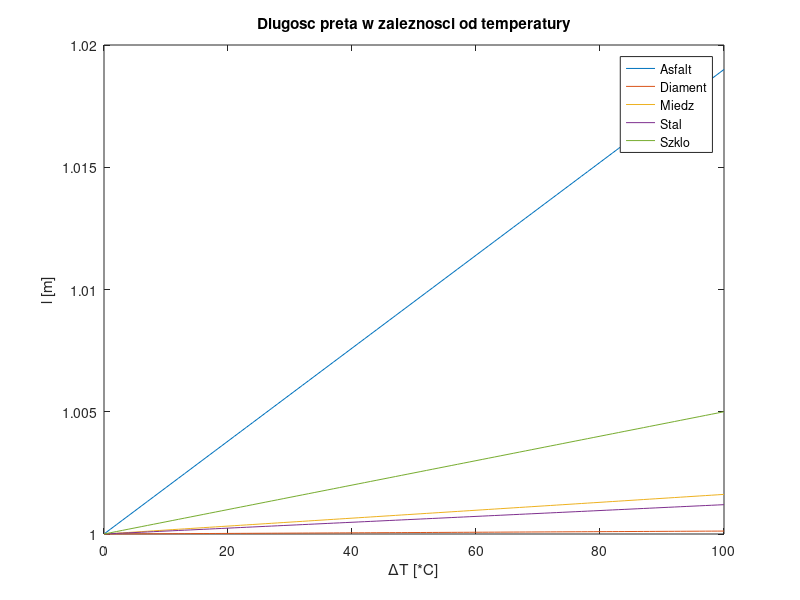

Here is the MATLAB script that generated this plot:
% Tomasz Targiel
% Lista 10
% Zadanie 1

% Program tworzy wykres zmiany dlugosci preta wykonanego z jednego z 5
% materialow w temperaturach od 0 do 100 st. Celsjusza

clear;
clc;

% Wspolczynniki rozszerzalnosci liniowej
a_a = 1.9 * 10 ^ (-4); % Asfalt
a_d = 0.012 * 10 ^ (-4); % Diament
a_m = 0.162 * 10 ^ (-4); % Miedz
a_s = 0.12 * 10 ^ (-4); % Stal
a_sz = 0.5 * 10 ^ (-4); % Szklo

l0 = 1; % Poczatkowa dlugosc [m]
T = [0:1:100]; % Zakres temperatury 0-100 st. C

% Tablice dlugosci w zaleznosci od zmian temperatury
l_a = l0 .* (1 + a_a .* T); % Asfalt
l_d = l0 .* (1 + a_d .* T); % Diament
l_m = l0 .* (1 + a_m .* T); % Miedz
l_s = l0 .* (1 + a_s .* T); % Stal
l_sz = l0 .* (1 + a_sz .* T); % Szklo

plot(T, l_a, T, l_d, T, l_m, T, l_s, T, l_sz);
xlabel('ΔT [*C]');
ylabel('l [m]')
title('Dlugosc preta w zaleznosci od temperatury')
legend('Asfalt', 'Diament', 'Miedz', 'Stal', 'Szklo')
